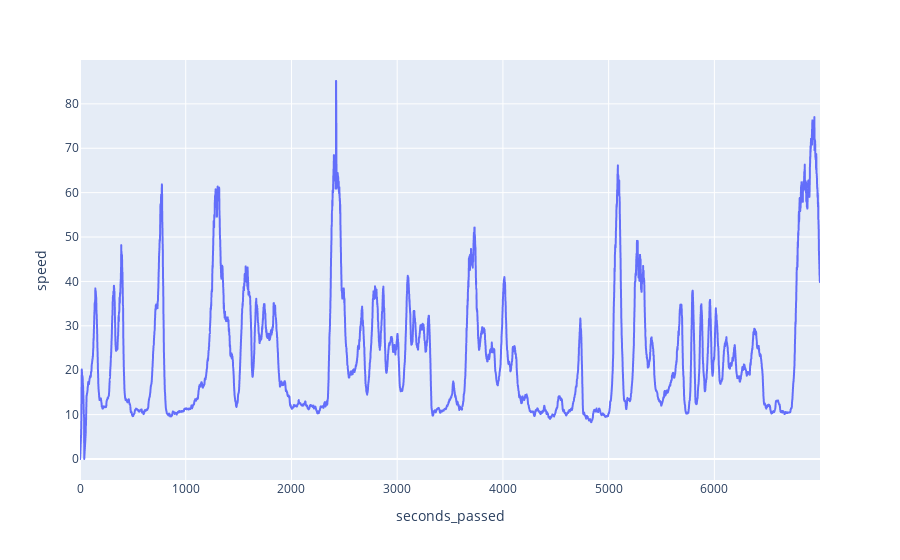

Notebook cell for this chart:
### Code cell
fig_df = df.query('seconds_passed < 7000')
px.line(fig_df,
        x='seconds_passed',
        y='speed')

### Figure 1 — Plotly figure (JSON) as saved in the notebook; plotly's stock layout.template omitted (floating-point values rounded to 4 significant figures; data arrays with more than 128 entries replaced by an {"elided": "..."} marker saying what was removed)
{"data": [{"hovertemplate": "seconds_passed=%{x}<br>speed=%{y}<extra></extra>", "legendgroup": "", "line": {"color": "#636efa", "dash": "solid"}, "mode": "lines", "name": "", "showlegend": false, "type": "scattergl", "x": {"elided": "6975 float values"}, "xaxis": "x", "y": {"elided": "6975 float values"}, "yaxis": "y"}], "layout": {"legend": {"tracegroupgap": 0}, "margin": {"t": 60}, "xaxis": {"anchor": "y", "domain": [0, 1], "title": {"text": "seconds_passed"}}, "yaxis": {"anchor": "x", "domain": [0, 1], "title": {"text": "speed"}}}}
